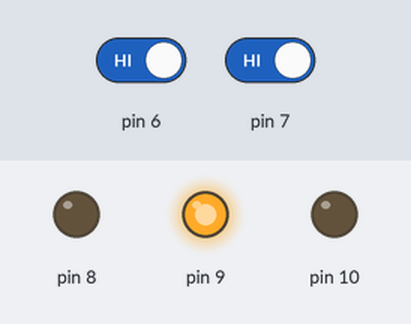
The sketch below on a simulated Arduino Uno, built with avr-gcc and run on an emulated ATmega328P. Shown: output pins drawn as LEDs (lit = HIGH). The inputs (shaded band) are chosen by the test bench; at power-on: pin 6 HIGH, pin 7 HIGH.

Above: at 1.8 s.
1.9 s: pin 6 driven LOW
At 2.5 s:
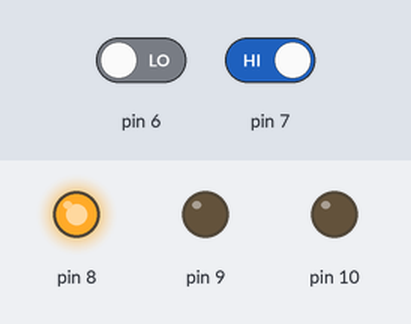
3.5 s: pin 7 driven LOW
At 4.7 s:
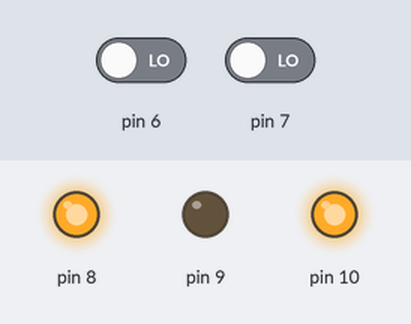
5.0 s: pin 6 driven HIGH
At 5.9 s:
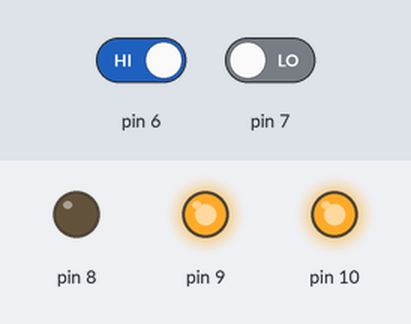
6.5 s: pin 7 driven HIGH
At 7.1 s:
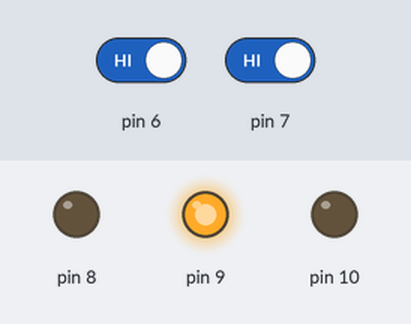
Timing chart, 0 to 9.0 s (numbered marks = the images above; inputs shaded):
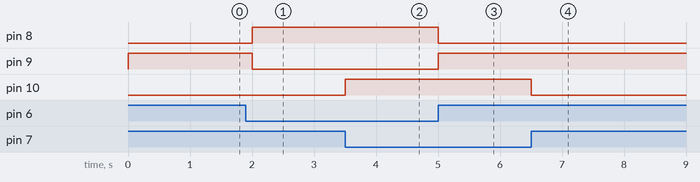

The sketch:

cnt.ino
```cpp
int cnt = 0;

void setup()
{
  pinMode(8, OUTPUT);
  pinMode(9, OUTPUT);
  pinMode(10, OUTPUT);
  pinMode(7, INPUT);
  pinMode(6, INPUT);
  //Serial.begin(9600);
}

void loop()
{
  if (digitalRead(7) == LOW)
  {
    digitalWrite(10, HIGH);
    digitalWrite(9, LOW);
  }
  else
  {
    digitalWrite(10, LOW);
    digitalWrite(9, HIGH);
  }
  if (digitalRead(6) == LOW)
  {
    digitalWrite(8, HIGH);
    digitalWrite(9, LOW);
  }
  else
  {
    digitalWrite(8, LOW);
    digitalWrite(9, HIGH);
  }
  //Serial.println(digitalRead(7));
  /*
  Serial.print("cnt:");
  Serial.println(cnt++);
  */
  delay(500);
}
```

Measured:
- after the input at 1.9 s, pin 8: LOW → HIGH after 0.10 s; pin 9: HIGH → LOW after 0.10 s
- after the input at 3.5 s, pin 10: LOW → HIGH at once
- after the input at 5.0 s, pin 8: HIGH → LOW at once; pin 9: LOW → HIGH at once
- after the input at 6.5 s, pin 10: HIGH → LOW at once
